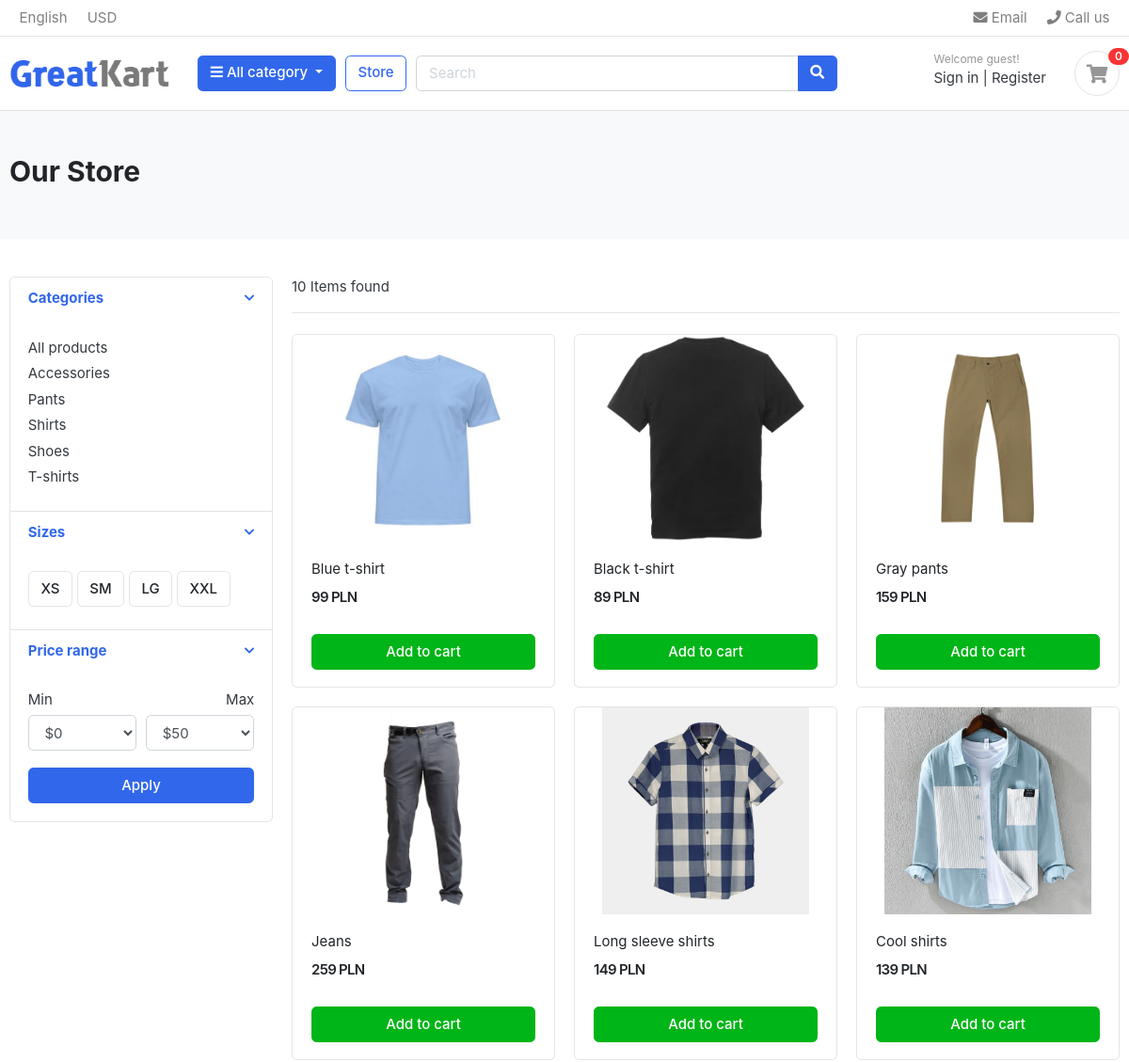
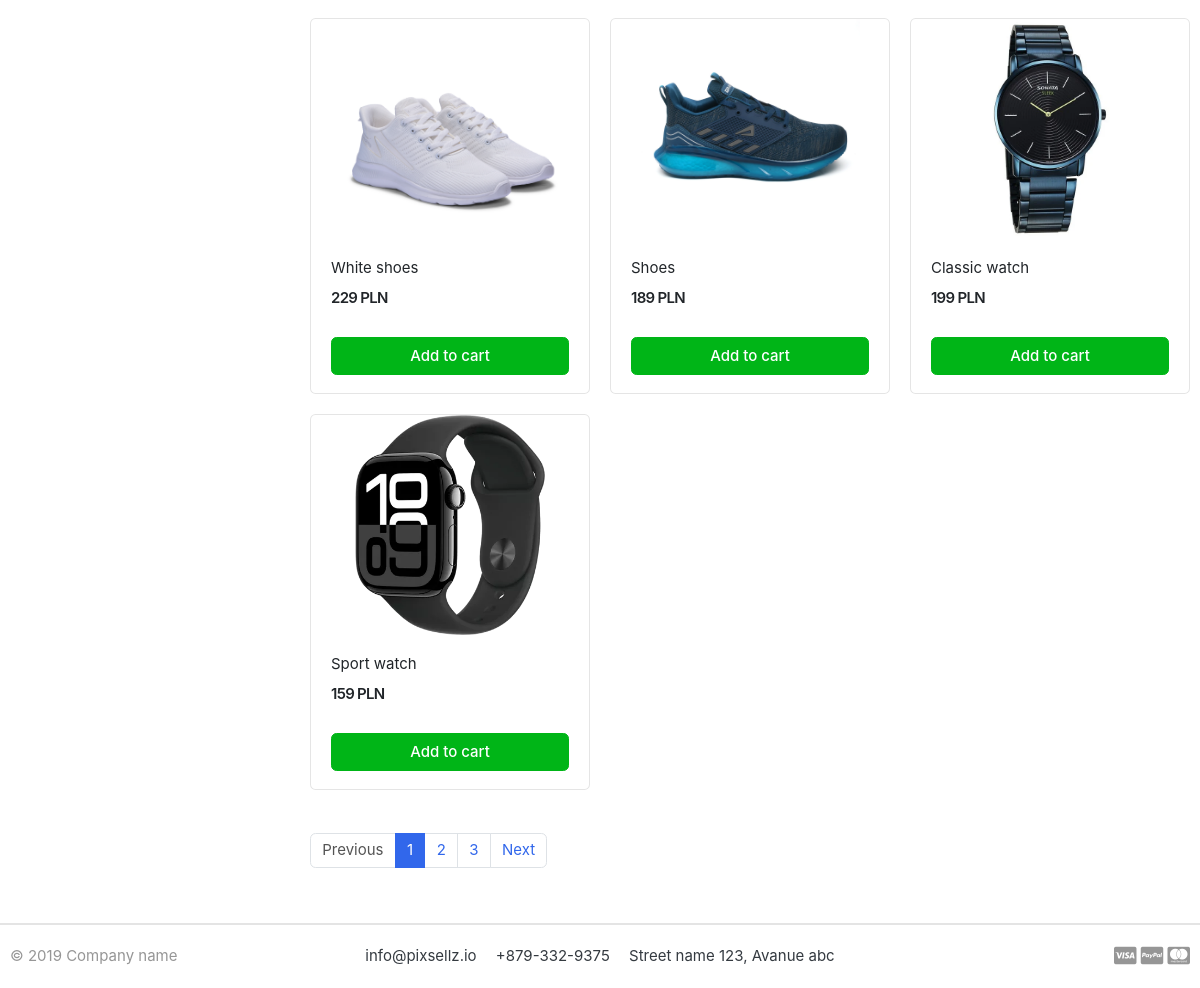
/store/, run on the app's committed database (2 pictures, top to bottom).
### category/models.py (models this page shows, shortened)
class Category(models.Model):
    category_name = models.CharField(max_length=50)
    slug = models.SlugField(max_length=100, unique=True)
    description = models.TextField(max_length=255, blank=True)
    cat_image = models.ImageField(upload_to='photos/categories', blank=True)
    class Meta:
        verbose_name = 'category'
        verbose_name_plural = 'categories'
    def get_url(self):
        return reverse('products_by_category', args=[self.slug])

### store/models.py (models this page shows, shortened)
class Product(models.Model):
    product_name = models.CharField(max_length=100, unique = True)
    slug = models.CharField(max_length=100, unique=True)
    description = models.TextField(max_length=600, blank=True)
    price = models.IntegerField()
    images = models.ImageField(upload_to='photo/products')
    stock = models.IntegerField()
    is_available = models.BooleanField(default=True)
    category = models.ForeignKey(Category, on_delete = models.CASCADE)
    created_Date = models.DateTimeField(auto_now_add=True)
    modified_date = models.DateTimeField(auto_now=True)
    def get_url(self):
        return reverse('product_detail', args=[self.category.slug, self.slug])

### store/views.py (the view)
# urls.py: path('', views.store, name='store'),
def store(request, category_slug = None):
    categories = None
    products = None
    if category_slug != None:
        categories = get_object_or_404(Category, slug = category_slug)
        products = Product.objects.filter(category=categories, is_available=True)
        product_count = products.count()
    else:
        products = Product.objects.all().filter(is_available=True)
        product_count = products.count()
    context = {
        'products': products,
        'product_count': product_count,
    }
    return render(request, 'store/store.html', context)

### category/context_processors.py (called while the page is built)
def menu_links(request):
    links = Category.objects.all()
    return dict(links=links)

### templates/store/store.html (shortened to what this page needs)
{% extends 'base.html'%}
{%load static%}
{%block content%}
<section class="section-pagetop bg">
<div class="container">
	<h2 class="title-page">Our Store</h2>
</div>
</section>
<section class="section-content padding-y">
<div class="container">
<div class="row">
	<aside class="col-md-3">
<div class="card">
	<article class="filter-group">
		<header class="card-header">
			<a href="#" data-toggle="collapse" data-target="#collapse_1" aria-expanded="true" class="">
				<i class="icon-control fa fa-chevron-down"></i>
				<h6 class="title">Categories</h6>
			</a>
		</header>
		<div class="filter-content collapse show" id="collapse_1" style="">
			<div class="card-body">
				<ul class="list-menu">
				<li><a href="{% url 'store'%}">All products </a></li>
					{%for category in links%}
				<li><a href="{{category.get_url}}">{{category.category_name}} </a></li>
					{%endfor%}
				</ul>
			</div>
		</div>
	</article>
	<article class="filter-group">
		<header class="card-header">
			<a href="#" data-toggle="collapse" data-target="#collapse_4" aria-expanded="true" class="">
				<i class="icon-control fa fa-chevron-down"></i>
				<h6 class="title">Sizes </h6>
			</a>
		</header>
		<div class="filter-content collapse show" id="collapse_4" style="">
			<div class="card-body">
			  <label class="checkbox-btn">
			    <span class="btn btn-light"> XS </span>
			  </label>
			  <label class="checkbox-btn">
			    <span class="btn btn-light"> SM </span>
			  </label>
			  <label class="checkbox-btn">
			    <span class="btn btn-light"> LG </span>
			  </label>
			  <label class="checkbox-btn">
			    <span class="btn btn-light"> XXL </span>
			  </label>
		</div>
		</div>
	</article>
	<article class="filter-group">
		<header class="card-header">
			<a href="#" data-toggle="collapse" data-target="#collapse_3" aria-expanded="true" class="">
				<i class="icon-control fa fa-chevron-down"></i>
				<h6 class="title">Price range </h6>
			</a>
		</header>
		<div class="filter-content collapse show" id="collapse_3" style="">
			<div class="card-body">
				<div class="form-row">
				<div class="form-group col-md-6">
				  <label>Min</label>
				  	<select class="mr-2 form-control">
						<option value="0">$0</option>
					</select>
				</div>
				<div class="form-group text-right col-md-6">
				  <label>Max</label>
				  	<select class="mr-2 form-control">
						<option value="50">$50</option>
					</select>
				</div>
				</div>
				<button class="btn btn-block btn-primary">Apply</button>
			</div>
		</div>
	</article>
</div>
	</aside>
	<main class="col-md-9">
<header class="border-bottom mb-4 pb-3">
		<div class="form-inline">
			<span class="mr-md-auto">{{product_count}} Items found </span>
		</div>
</header>
<div class="row">
    {% for product in products %}
	<div class="col-md-4">
		<figure class="card card-product-grid">
			<div class="img-wrap">
				<a href="{{product.get_url}}"><img src="{{product.images.url}}"></a>
			</div>
			<figcaption class="info-wrap">
				<div class="fix-height">
					<a href="{{product.get_url}}" class="title">{{product.product_name}}</a>
					<div class="price-wrap mt-2">
						<span class="price">{{product.price}} PLN</span>
					</div>
				</div>
				<a href="#" class="btn btn-block btn-success">Add to cart </a>
			</figcaption>
		</figure>
	</div>
    {%endfor%}
</div>
<nav class="mt-4" aria-label="Page navigation sample">
  <ul class="pagination">
    <li class="page-item disabled"><a class="page-link" href="#">Previous</a></li>
    <li class="page-item active"><a class="page-link" href="#">1</a></li>
    <li class="page-item"><a class="page-link" href="#">2</a></li>
    <li class="page-item"><a class="page-link" href="#">3</a></li>
    <li class="page-item"><a class="page-link" href="#">Next</a></li>
  </ul>
</nav>
	</main>
</div>
</div>
</section>
{% endblock %}

### static/css/ui.css (style rules this page uses)
html { font-family: "Inter", sans-serif; font-size: 15px; }
.img-wrap { text-align: center; display: block; }
.img-wrap img { max-width: 100%; }
.price-wrap { letter-spacing: -0.7px; }
.padding-y { padding-top: 40px; padding-bottom: 40px; }
figure { margin-bottom: 0; }
article:after, .form-group:after { display: block; clear: both; content: ""; }
.bg { background-color: #f8f9fa; }
.title-page { color: #212529; }
.btn-light { background-color: #fff; border-color: #e4e4e4; }
[class*=list-] li:after { visibility: hidden; display: block; content: ""; overflow: hidden; height: 0; clear: both; }
.list-menu { list-style: none; margin: 0; padding-left: 0; }
.list-menu li { margin-bottom: 5px; }
.list-menu a { color: #343a40; }
[class*=card-product] a.title { color: #212529; display: block; }
[class*=card-product] .img-wrap { overflow: hidden; position: relative; }
[class*=card-product] .img-wrap img { height: 100%; max-width: 100%; width: auto; display: inline-block; -o-object-fit: cover; object-fit: cover; }
.card-product-grid { margin-bottom: 20px; }
.card-product-grid .img-wrap { border-radius: 0.2rem 0.2rem 0 0; height: 220px; }
.card-product-grid .info-wrap { overflow: hidden; padding: 18px 20px; }
.card-product-grid .fix-height { height: 80px; overflow: hidden; }
.card .img-wrap { overflow: hidden; }
.price { font-weight: 600; color: #212529; }
.icon-control { margin-top: 5px; float: right; font-size: 80%; }
.card-header .title { margin-bottom: 0; line-height: 1.5; }
.filter-group { border-bottom: 1px solid #e4e4e4; }
.filter-group .card-header { border-bottom: 0; }
.filter-group:last-child { border-bottom: 0; }
.checkbox-btn { position: relative; }
.section-pagetop { padding: 45px 0; }

### data on the page
Category: category_name "Accessories"
Category: category_name "Pants"
Category: category_name "Shirts"
Category: category_name "Shoes"
Category: category_name "T-shirts"
Product: images (picture), product_name "Blue t-shirt", price "99"
Product: images (picture), product_name "Black t-shirt", price "89"
Product: images (picture), product_name "Gray pants", price "159"
Product: images (picture), product_name "Jeans", price "259"
Product: images (picture), product_name "Long sleeve shirts", price "149"
Product: images (picture), product_name "Cool shirts", price "139"
Product: images (picture), product_name "White shoes", price "229"
Product: images (picture), product_name "Shoes", price "189"
Product: images (picture), product_name "Classic watch", price "199"
Product: images (picture), product_name "Sport watch", price "159"

### other printed values
{{ product_count }} "10"
